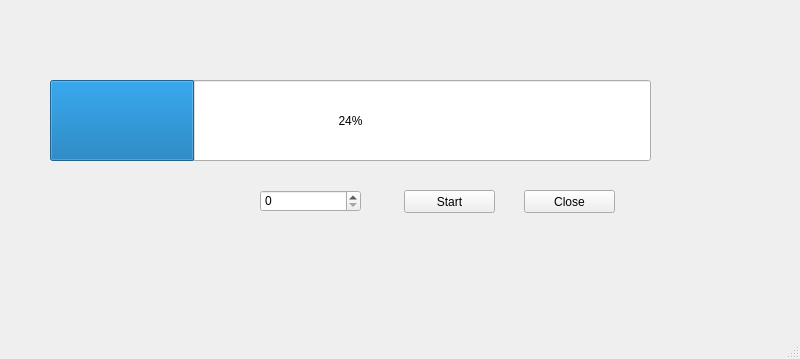
<?xml version="1.0" encoding="UTF-8"?>
<ui version="4.0">
 <class>DialogSort</class>
 <widget class="QMainWindow" name="DialogSort">
  <property name="geometry">
   <rect>
    <x>0</x>
    <y>0</y>
    <width>800</width>
    <height>359</height>
   </rect>
  </property>
  <property name="windowTitle">
   <string>MainWindow</string>
  </property>
  <widget class="QWidget" name="centralwidget">
   <widget class="QProgressBar" name="pPercentage">
    <property name="geometry">
     <rect>
      <x>50</x>
      <y>80</y>
      <width>601</width>
      <height>81</height>
     </rect>
    </property>
    <property name="value">
     <number>24</number>
    </property>
   </widget>
   <widget class="QPushButton" name="btnStart">
    <property name="geometry">
     <rect>
      <x>404</x>
      <y>190</y>
      <width>91</width>
      <height>23</height>
     </rect>
    </property>
    <property name="text">
     <string>Start</string>
    </property>
   </widget>
   <widget class="QPushButton" name="btnClose">
    <property name="geometry">
     <rect>
      <x>524</x>
      <y>190</y>
      <width>91</width>
      <height>23</height>
     </rect>
    </property>
    <property name="text">
     <string>Close</string>
    </property>
   </widget>
   <widget class="QSpinBox" name="sbCount">
    <property name="geometry">
     <rect>
      <x>260</x>
      <y>190</y>
      <width>101</width>
      <height>22</height>
     </rect>
    </property>
    <property name="maximum">
     <number>1000000000</number>
    </property>
   </widget>
  </widget>
  <widget class="QMenuBar" name="menubar">
   <property name="geometry">
    <rect>
     <x>0</x>
     <y>0</y>
     <width>800</width>
     <height>21</height>
    </rect>
   </property>
  </widget>
  <widget class="QStatusBar" name="statusbar"/>
 </widget>
 <resources/>
 <connections/>
</ui>
